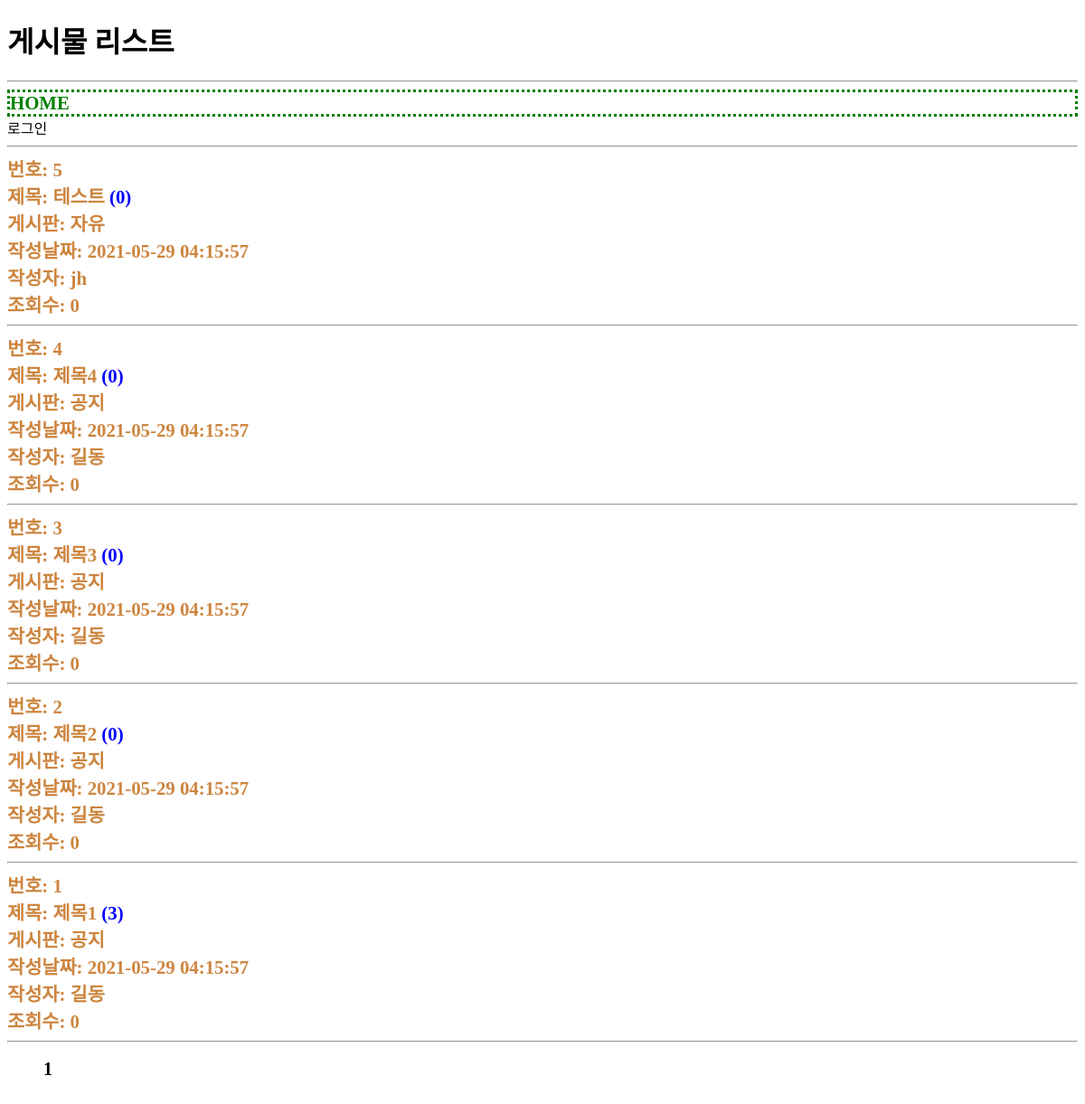
Screenshot of /usr/article/list.php with the database file from the repository.
### tables this page shows
CREATE TABLE article(
	id INT(10) UNSIGNED NOT NULL PRIMARY KEY AUTO_INCREMENT,
	regDate DATETIME NOT NULL,
	updateDate DATETIME NOT NULL,
	memberId INT(10) UNSIGNED NOT NULL,
	boardId INT(10) UNSIGNED NOT NULL,
	liked INT(10) UNSIGNED NOT NULL,
	`count` INT(10) UNSIGNED NOT NULL,
	title VARCHAR(100) NOT NULL,
	`body` TEXT NOT NULL
);

CREATE TABLE board(
    id INT(10) UNSIGNED NOT NULL PRIMARY KEY AUTO_INCREMENT,
    regDate DATETIME NOT NULL,
    updateDate DATETIME NOT NULL,
    memberId INT(10) UNSIGNED NOT NULL,
    `name` VARCHAR(100) NOT NULL,
    `code` VARCHAR(100) NOT NULL
);

CREATE TABLE `member`(
	id INT(10) UNSIGNED NOT NULL PRIMARY KEY AUTO_INCREMENT,
	delStatus INT(1) UNSIGNED NOT NULL,
	regDate DATETIME NOT NULL,
	updateDate DATETIME NOT NULL,
	loginId CHAR(20) NOT NULL,
	loginPw CHAR(100) NOT NULL,
	`name` CHAR(20) NOT NULL,
	nickname CHAR(20) NOT NULL,
	cellphoneNo CHAR(20) NOT NULL,
	email CHAR(100) NOT NULL
);

### util.php (called while the page is built, shortened)
<?php
function DB__getRow($sql) {
  global $dbConn;
  $rs = mysqli_query($dbConn, $sql);
  $row = mysqli_fetch_assoc($rs);
  return $row;
}

### usr/article/list.php (the view, shortened to what this page needs)
<?php
if(isset($_GET["page"])){
    $page = $_GET["page"];
} else {
    $page = 1;
}
?>
<?php
$loginPage = true;
$pageTitle = "게시물 리스트";
?>
<?php
require_once __DIR__ . '/../head.php';
?>
                    <?php
                    $dbConn = mysqli_connect("127.0.0.1", "jhmysql", "1234", "php_blog");
                    $sqlGetAllArticles = "
                    SELECT * FROM article
                    ";
                    $allArticles = mysqli_query($dbConn, $sqlGetAllArticles);
                    $total_record = mysqli_num_rows($allArticles);
                    $itemCountInAPage = 5;
                    $block_cnt = 5;
                    $block_num = ceil($page / $block_cnt);
                    $block_start = (($block_num - 1) * $block_cnt) + 1;
                    $block_end = $block_start + $block_cnt - 1;
                    $total_page = ceil($total_record / $itemCountInAPage);
                    if($block_end > $total_page){
                        $block_end = $total_page;
                    }
                    $article_start = ($page - 1) * $itemCountInAPage;
                    $sqlGetArticles = "
                    SELECT * FROM article
                    ORDER BY id DESC
                    LIMIT $article_start, $itemCountInAPage;
                    ";
                    $queryGetArticles = mysqli_query($dbConn ,$sqlGetArticles);
                    ?>
                    <?php
                    while($article = $queryGetArticles -> fetch_array()){
                        $memberId = $article['memberId'];
                        $boardId = $article['boardId'];
                        $articleId = $article['id'];
                        $sqlGetMember = "
                        SELECT * FROM `member`
                        WHERE id = ${memberId};
                        ";
                        $sqlGetBoard = "
                        SELECT * FROM board
                        WHERE id = ${boardId};
                        ";
                        $sqlGetReplyCount = "
                        SELECT * FROM reply
                        WHERE relId = ${articleId};
                        ";
                        $board = DB__getRow($sqlGetBoard);
                        $member = DB__getRow($sqlGetMember);
                        $queryGetReplyCount = mysqli_query($dbConn, $sqlGetReplyCount);
                        $replyCount = mysqli_num_rows($queryGetReplyCount);
                    ?>
                <nav class="line">
                <a href="detail.php?id=<?=$articleId?>" class="article_section">
                    <div>번호: <?=$article['id']?></div>
                    <div>
                        <div>제목: <?=$article['title']?> <span style="color:blue;">(<?=$replyCount?>)</span></div>
                        <div>
                            <div>게시판: <?=$board['name']?></div>
                            <div>작성날짜: <?=$article['regDate']?></div>
                            <div>작성자: <?=$member['nickname']?></div>
                            <div>조회수: <?=$article['count']?></div>
                    </div>
                    </div>
                </a>
                </nav>
                <hr>
                    <?php
                    }
                    ?>
                <nav  class="page-items-cover">
                    <ul  class="page-items row">
                        <?php
                            for($i = $block_start; $i <= $block_end; $i++){
                                if($page == $i){
                                    echo "<li class='page-item cell'><a disabled><b style='color: black; font-size:20px;'> $i </b></a></li>";
                                } else {
                                    echo "<li class='page-item cell'><a href='/usr/article/list.php?page=$i'><b style='color:blue;'> ($i) </b></a></li>";
                                }
                            }
                        ?>
                    </ul>
                </nav>
    <br>
    <br>
    <br>
<?php
require_once __DIR__.'/../foot.php';
?>

### usr/head.php (shortened to what this page needs)
<!DOCTYPE html>
<html lang="en">
<head>
  <link rel="stylesheet" href="/common.css">
</head>
<body>
  <h1><?=$pageTitle?></h1>
  <hr>
  <div class="home"><a href="/usr/member/userHome.php">HOME</a></div>
  <?php
  if($loginPage){
  if ( isset($_SESSION['loginedMemberId']) ) { ?>
  <a class="logout_button" onClick="if(!confirm('로그아웃 하시겠습니까?')){return false}" href="/usr/member/doLogout.php">로그아웃</a>
  <?php }else{ ?>
    <a class="login_button" href="/usr/member/login.php">로그인</a>
  <?php } ?>
<?php } ?>
  <hr>

### common.css (style rules this page uses)
body, ul, li { list-style: none; }
a { text-decoration: none; color: inherit; }
.row::after { content: ""; clear: both; display: block; }
.cell { float: left; }
div { font-size:1.3rem; font-weight: bold; color: peru; }
.home { display: block; color: green; border: dotted; size: 100px; }
.page-items { font-size: 18px; }

### rows the page displays
article: id "5", title "테스트", replyCount "0", boardId.name "자유", regDate "2021-05-29 04:15:57", memberId.nickname "jh", count "0"
article: id "4", title "제목4", replyCount "0", boardId.name "공지", regDate "2021-05-29 04:15:57", memberId.nickname "길동", count "0"
article: id "3", title "제목3", replyCount "0", boardId.name "공지", regDate "2021-05-29 04:15:57", memberId.nickname "길동", count "0"
article: id "2", title "제목2", replyCount "0", boardId.name "공지", regDate "2021-05-29 04:15:57", memberId.nickname "길동", count "0"
article: id "1", title "제목1", replyCount "3", boardId.name "공지", regDate "2021-05-29 04:15:57", memberId.nickname "길동", count "0"

### other values shown
$pageTitle "게시물 리스트"
